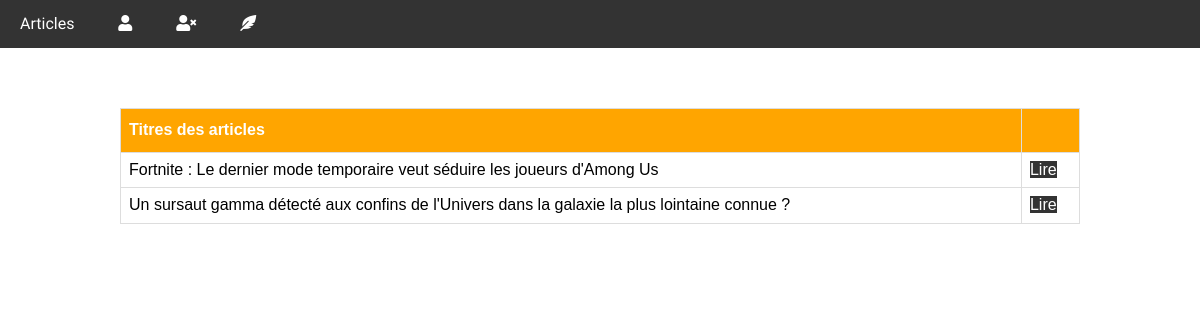
The app's page / (signed in) with its own data.
### tables this page shows
CREATE TABLE IF NOT EXISTS `articles` (
  `idArticles` int(10) NOT NULL AUTO_INCREMENT,
  `titleArticles` varchar(255) NOT NULL,
  `auteurArticles` varchar(255) NOT NULL,
  `dateArticles` datetime NOT NULL,
  `textArticles` text NOT NULL,
  `checkedArticles` varchar(20) NOT NULL,
  PRIMARY KEY (`idArticles`)
);

### controller/AccueilController.class.php (called while the page is built, shortened)
<?php
class AccueilController{
    public function displayArticles(){
      $ArticlesModel=new ArticlesModel();
      $articles = $ArticlesModel->getCheckedArticles();
      include 'www/templates/layout.phtml';
    }
}

### model/ArticlesModel.class.php (called while the page is built, shortened)
<?php
class ArticlesModel{
  public function getCheckedArticles(){
    $bdd=tryCatch();
    $query=$bdd->prepare('SELECT * FROM `articles` WHERE checkedArticles = "Publique" ORDER BY `dateArticles` DESC');
    $query->execute();
    $articles=$query->fetchAll(PDO::FETCH_ASSOC);
    return $articles;
  }
}

### www/templates/allArticles.phtml (the view)
<main id="homeGames">
    <table class="tableAdmin">
      <thead>
        <tr>
            <th>Titres des articles</th>
            <th></th>
        </tr>
      </thead>
      <tbody>
      <?php foreach($articles as $article):?>
        <tr>
          <td><?=htmlspecialchars($article['titleArticles'])?></td>
          <td><a class="lienArticle" href="index.php?admin=articleDetails&id=<?=$article['idArticles']?>">Lire</a></td>
        </tr>
      <?php endforeach;?>
      </tbody>
    </table>
</main>

### www/css/style.css (style rules this page uses)
body { font-family: 'Andika New Basic', sans-serif; }
.lienArticle { text-decoration:none; text-align: center; cursor: pointer; background: #333; color: white; font-size: 1rem; }
.tableAdmin { font-size: 1rem; }
.tableAdmin { font-family: "Trebuchet MS", Arial, Helvetica, sans-serif; margin-top: 5%; margin-left: auto; margin-right: auto; border-collapse: collapse; width: 80%; }
.tableAdmin td, .tableAdmin th { border: 1px solid #ddd; padding: 8px; }
.tableAdmin th { padding-top: 12px; padding-bottom: 12px; text-align: left; background-color: #FFA500 ; color: white; }

### records on screen
articles: titleArticles "Fortnite : Le dernier mode temporaire veut séduire les joueurs d'Among Us"
articles: titleArticles "Un sursaut gamma détecté aux confins de l'Univers dans la galaxie la plus lointaine connue ?"
